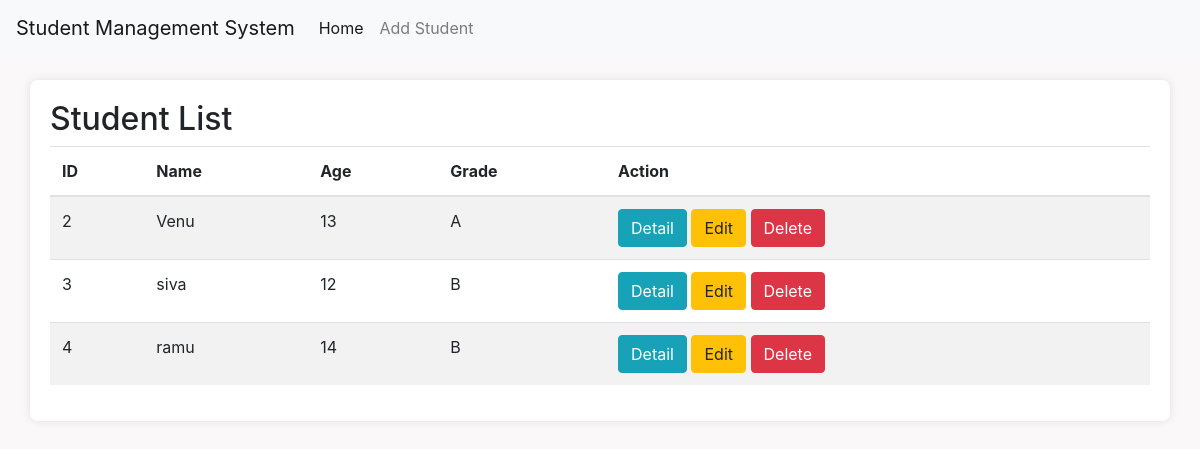
Before: / with the older database file.
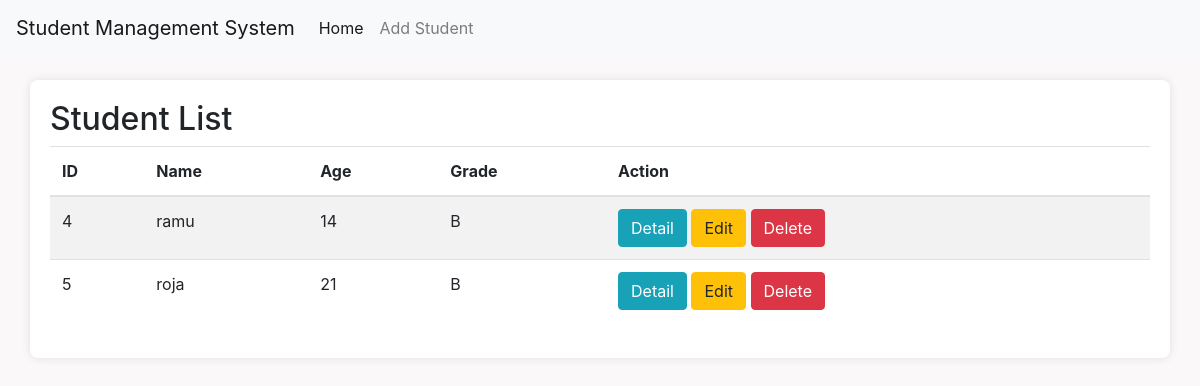
After: the same page with the newer database file.
### students/models.py (models this page shows, shortened)
class Student(models.Model):
    name = models.CharField(max_length=100)
    age = models.IntegerField()
    grade = models.CharField(max_length=2)

### students/views.py (the view)
# urls.py: path('', views.student_list, name='student_list'),
def student_list(request):
    students = Student.objects.all()
    return render(request, 'students/student_list.html', {'students': students})

### students/templates/students/student_list.html
{% extends 'base_generic.html' %}
{% block content %}
  <h2>Student List</h2>
  <table class="table table-striped">
    <thead>
      <tr>
        <th>ID</th>
        <th>Name</th>
        <th>Age</th>
        <th>Grade</th>
        <th>Action</th>
      </tr>
    </thead>
    <tbody>
      {% for student in students %}
        <tr>
          <td>{{ student.id }}</td>
          <td>{{ student.name }}</td>
          <td>{{ student.age }}</td>
          <td>{{ student.grade }}</td>
          <td>
            <a class="btn btn-info" href="{% url 'student_detail' student.id %}">Detail</a>
            <a class="btn btn-warning" href="{% url 'student_edit' student.id %}">Edit</a>
            <a class="btn btn-danger" href="{% url 'student_delete' student.id %}" onclick="return confirm('Are you sure want to delete {{student.name}} ?');">Delete</a>
          </td>
        </tr>
      {% endfor %}
    </tbody>
  </table>
{% endblock %}

### students/templates/base_generic.html (shortened to what this page needs)
<!DOCTYPE html>
<html lang="en">
<head>
    <link rel="stylesheet" href="https://stackpath.bootstrapcdn.com/bootstrap/4.3.1/css/bootstrap.min.css">
</head>
<body>
<nav class="navbar navbar-expand-lg navbar-light bg-light">
  <a class="navbar-brand" href="#">Student Management System</a>
  <div class="collapse navbar-collapse" id="navbarNav">
    <ul class="navbar-nav">
      <li class="nav-item active">
        <a class="nav-link" href="{% url 'student_list' %}">Home <span class="sr-only">(current)</span></a>
      </li>
      <li class="nav-item">
        <a class="nav-link" href="{% url 'student_new' %}">Add Student</a>
      </li>
    </ul>
  </div>
</nav>
<div class="container mt-4">
    {% block content %}{% endblock %}
</div>
</body>
</html>

### students/templates/base_generic.html (style rules this page uses)
body { background-color: #faf8f9; }
.container { background-color: #ffffff; border-radius: 8px; box-shadow: 0 0 10px rgba(0, 0, 0, 0.1); padding: 20px; margin-top: 20px; }
nav { background-color: #ff00a2; }
nav a { color: #ffffff; }

Changed rows visible on the page:
removed Student: id "2", name "Venu", age "13", grade "A"
removed Student: id "3", name "siva", age "12", grade "B"
added Student: id "5", name "roja", age "21", grade "B"
